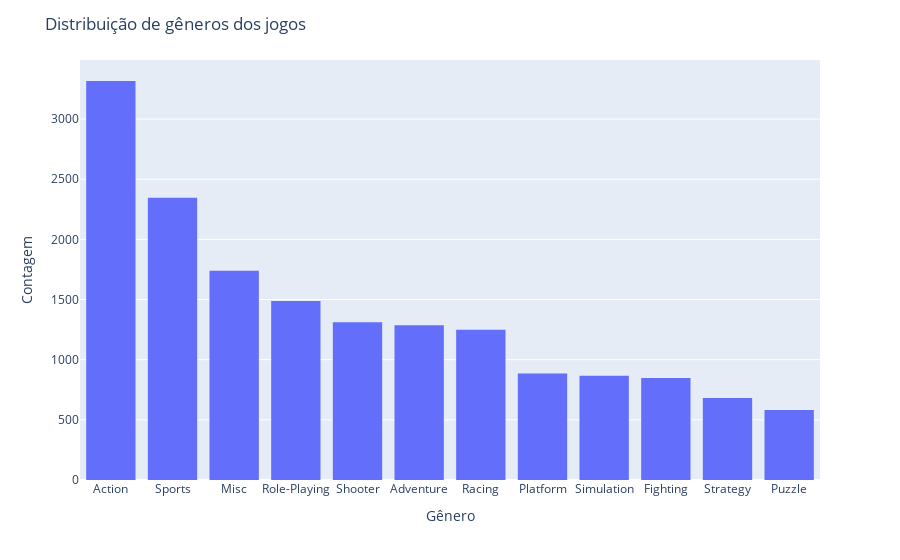

The cell this chart's notebook holds for it:
### Markdown cell above
Para começar, vamos fazer uma análise univariada nas nossas variáveis:

### Code cell
fig = px.histogram(df, x='Genre')

fig.update_xaxes(categoryorder='total descending')

fig.update_layout(title='Distribuição de gêneros dos jogos',
                 xaxis_title='Gênero',
                 yaxis_title='Contagem')
fig.show()

### Figure 1 — Plotly figure (JSON) as saved in the notebook; plotly's stock layout.template omitted (floating-point values rounded to 4 significant figures; data arrays with more than 128 entries replaced by an {"elided": "..."} marker saying what was removed)
{"data": [{"alignmentgroup": "True", "bingroup": "x", "hovertemplate": "Genre=%{x}<br>count=%{y}<extra></extra>", "legendgroup": "", "marker": {"color": "#636efa", "pattern": {"shape": ""}}, "name": "", "offsetgroup": "", "orientation": "v", "showlegend": false, "type": "histogram", "x": {"elided": "16598 str values"}, "xaxis": "x", "yaxis": "y"}], "layout": {"barmode": "relative", "legend": {"tracegroupgap": 0}, "margin": {"t": 60}, "title": {"text": "Distribuição de gêneros dos jogos"}, "xaxis": {"anchor": "y", "categoryorder": "total descending", "domain": [0, 1], "title": {"text": "Gênero"}}, "yaxis": {"anchor": "x", "domain": [0, 1], "title": {"text": "Contagem"}}}}
